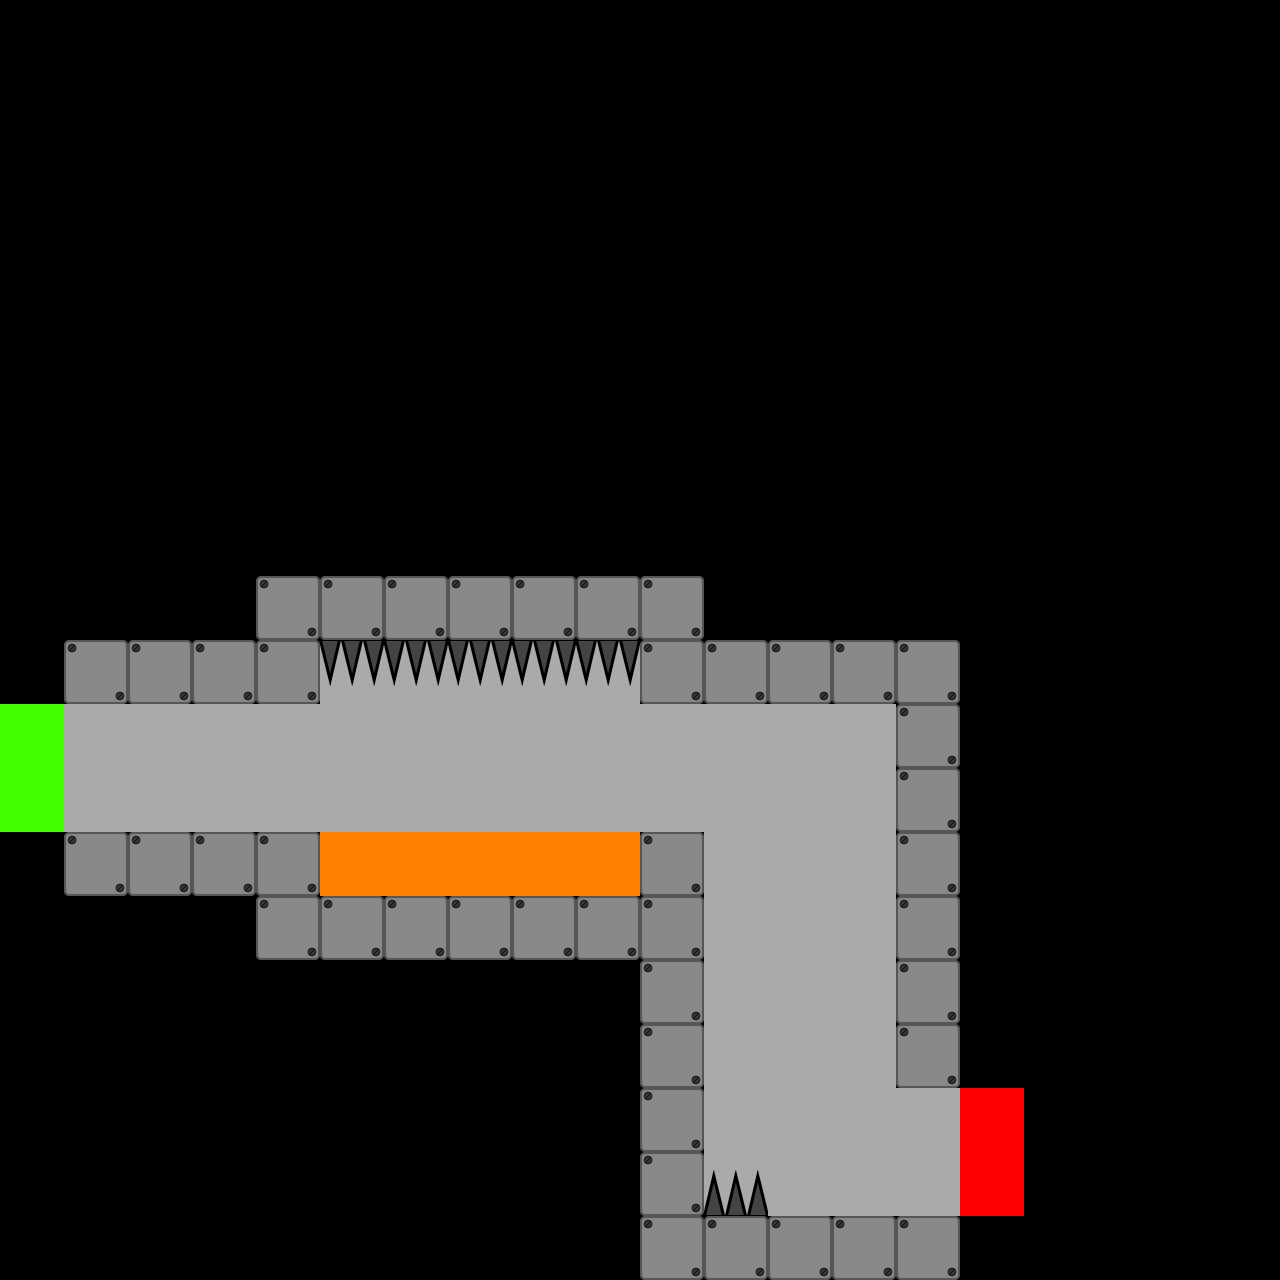

The image is a tile-based game level rendered from a .tmx file. Its description and source (layers, tilesets, objects; grid data summarised) follow:
An orthogonal 20x20 tile map with 64x64 px tiles, 8 tile layers (Background, Hazards, Walls, Entrance, ...).

<map version="1.0" orientation="orthogonal" renderorder="right-down" width="20" height="20" tilewidth="64" tileheight="64" nextobjectid="1">
 <tileset firstgid="1" name="Tilesheet" tilewidth="64" tileheight="64">
  <image source="../Tilemap/TileSheet.png" width="320" height="384" />
 </tileset>
 <layer name="Background" width="20" height="20">
  <data>[400 cells, 45 non-empty, 1 distinct tile ids]</data>
 </layer>
 <layer name="Hazards" width="20" height="20">
  <data>[400 cells, 11 non-empty, 3 distinct tile ids]</data>
 </layer>
 <layer name="Walls" width="20" height="20">
  <data>[400 cells, 43 non-empty, 1 distinct tile ids]</data>
 </layer>
 <layer name="Entrance" width="20" height="20">
  <data>[400 cells, 2 non-empty, 1 distinct tile ids]</data>
 </layer>
 <layer name="Exit" width="20" height="20">
  <data>[400 cells, 2 non-empty, 1 distinct tile ids]</data>
 </layer>
 <layer name="Spawners" width="20" height="20">
  <data>[400 cells, 0 non-empty, 0 distinct tile ids]</data>
 </layer>
 <layer name="Physics" width="20" height="20">
  <data>[400 cells, 0 non-empty, 0 distinct tile ids]</data>
 </layer>
 <layer name="Water" width="20" height="20">
  <data>[400 cells, 0 non-empty, 0 distinct tile ids]</data>
 </layer>
</map>